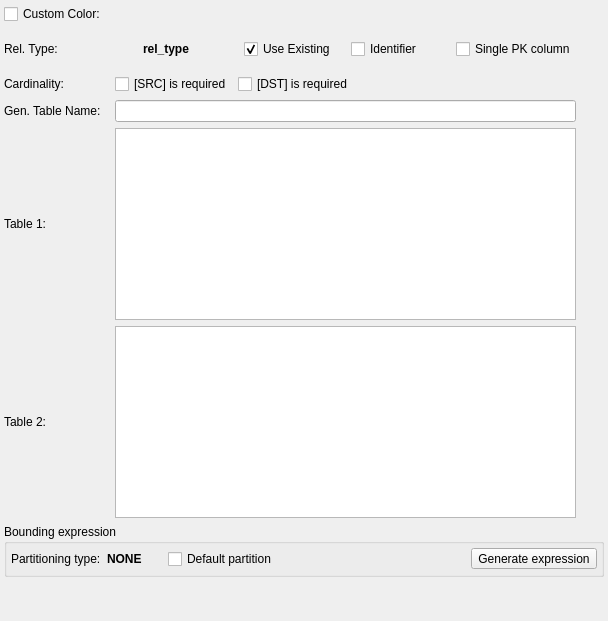
     <widget class="QWidget" name="tab">
      <attribute name="title">
       <string>General</string>
      </attribute>
      <layout class="QGridLayout" name="gridLayout_3">
       <property name="leftMargin">
        <number>4</number>
       </property>
       <property name="topMargin">
        <number>4</number>
       </property>
       <property name="rightMargin">
        <number>4</number>
       </property>
       <property name="bottomMargin">
        <number>4</number>
       </property>
       <property name="spacing">
        <number>6</number>
       </property>
       <item row="4" column="0">
        <widget class="QLabel" name="ref_table_lbl">
         <property name="sizePolicy">
          <sizepolicy hsizetype="Preferred" vsizetype="Preferred">
           <horstretch>0</horstretch>
           <verstretch>0</verstretch>
          </sizepolicy>
         </property>
         <property name="minimumSize">
          <size>
           <width>0</width>
           <height>0</height>
          </size>
         </property>
         <property name="maximumSize">
          <size>
           <width>16777215</width>
           <height>16777215</height>
          </size>
         </property>
         <property name="text">
          <string>Table 1:</string>
         </property>
        </widget>
       </item>
       <item row="3" column="2">
        <widget class="QWidget" name="gen_tab_name_hint" native="true">
         <property name="sizePolicy">
          <sizepolicy hsizetype="Fixed" vsizetype="Fixed">
           <horstretch>0</horstretch>
           <verstretch>0</verstretch>
          </sizepolicy>
         </property>
         <property name="minimumSize">
          <size>
           <width>22</width>
           <height>22</height>
          </size>
         </property>
         <property name="maximumSize">
          <size>
           <width>22</width>
           <height>22</height>
          </size>
         </property>
        </widget>
       </item>
       <item row="2" column="0">
        <widget class="QLabel" name="card_lbl">
         <property name="sizePolicy">
          <sizepolicy hsizetype="Preferred" vsizetype="Preferred">
           <horstretch>0</horstretch>
           <verstretch>0</verstretch>
          </sizepolicy>
         </property>
         <property name="minimumSize">
          <size>
           <width>0</width>
           <height>0</height>
          </size>
         </property>
         <property name="maximumSize">
          <size>
           <width>16777215</width>
           <height>16777215</height>
          </size>
         </property>
         <property name="text">
          <string>Cardinality:</string>
         </property>
        </widget>
       </item>
       <item row="3" column="0">
        <widget class="QLabel" name="relnn_tab_name_lbl">
         <property name="sizePolicy">
          <sizepolicy hsizetype="Preferred" vsizetype="Preferred">
           <horstretch>0</horstretch>
           <verstretch>0</verstretch>
          </sizepolicy>
         </property>
         <property name="minimumSize">
          <size>
           <width>0</width>
           <height>0</height>
          </size>
         </property>
         <property name="maximumSize">
          <size>
           <width>16777215</width>
           <height>16777215</height>
          </size>
         </property>
         <property name="toolTip">
          <string>Name of the table generated from many to many relationship</string>
         </property>
         <property name="text">
          <string>Gen. Table Name:</string>
         </property>
        </widget>
       </item>
       <item row="1" column="0">
        <widget class="QLabel" name="rel_type_lbl">
         <property name="sizePolicy">
          <sizepolicy hsizetype="Preferred" vsizetype="Preferred">
           <horstretch>0</horstretch>
           <verstretch>0</verstretch>
          </sizepolicy>
         </property>
         <property name="minimumSize">
          <size>
           <width>105</width>
           <height>0</height>
          </size>
         </property>
         <property name="maximumSize">
          <size>
           <width>105</width>
           <height>16777215</height>
          </size>
         </property>
         <property name="text">
          <string>Rel. Type:</string>
         </property>
        </widget>
       </item>
       <item row="6" column="2">
        <widget class="QWidget" name="recv_table_hint" native="true">
         <property name="sizePolicy">
          <sizepolicy hsizetype="Fixed" vsizetype="Fixed">
           <horstretch>0</horstretch>
           <verstretch>0</verstretch>
          </sizepolicy>
         </property>
         <property name="minimumSize">
          <size>
           <width>22</width>
           <height>22</height>
          </size>
         </property>
         <property name="maximumSize">
          <size>
           <width>22</width>
           <height>22</height>
          </size>
         </property>
        </widget>
       </item>
       <item row="6" column="0">
        <widget class="QLabel" name="recv_table_lbl">
         <property name="sizePolicy">
          <sizepolicy hsizetype="Preferred" vsizetype="Preferred">
           <horstretch>0</horstretch>
           <verstretch>0</verstretch>
          </sizepolicy>
         </property>
         <property name="minimumSize">
          <size>
           <width>0</width>
           <height>0</height>
          </size>
         </property>
         <property name="maximumSize">
          <size>
           <width>16777215</width>
           <height>16777215</height>
          </size>
         </property>
         <property name="text">
          <string>Table 2:</string>
         </property>
        </widget>
       </item>
       <item row="2" column="1" colspan="2">
        <layout class="QHBoxLayout" name="horizontalLayout_2">
         <item>
          <widget class="QCheckBox" name="table1_mand_chk">
           <property name="sizePolicy">
            <sizepolicy hsizetype="Fixed" vsizetype="Fixed">
             <horstretch>0</horstretch>
             <verstretch>0</verstretch>
            </sizepolicy>
           </property>
           <property name="text">
            <string>[SRC] is required</string>
           </property>
          </widget>
         </item>
         <item>
          <widget class="QCheckBox" name="table2_mand_chk">
           <property name="sizePolicy">
            <sizepolicy hsizetype="Expanding" vsizetype="Fixed">
             <horstretch>0</horstretch>
             <verstretch>0</verstretch>
            </sizepolicy>
           </property>
           <property name="text">
            <string>[DST] is required</string>
           </property>
          </widget>
         </item>
        </layout>
       </item>
       <item row="1" column="1" colspan="2">
        <layout class="QHBoxLayout" name="horizontalLayout">
         <item>
          <widget class="QLabel" name="rel_icon_lbl">
           <property name="minimumSize">
            <size>
             <width>22</width>
             <height>22</height>
            </size>
           </property>
           <property name="maximumSize">
            <size>
             <width>22</width>
             <height>22</height>
            </size>
           </property>
           <property name="scaledContents">
            <bool>true</bool>
           </property>
          </widget>
         </item>
         <item>
          <widget class="QLabel" name="rel_type_name_lbl">
           <property name="font">
            <font>
             <weight>75</weight>
             <bold>true</bold>
            </font>
           </property>
           <property name="text">
            <string>rel_type</string>
           </property>
          </widget>
         </item>
         <item>
          <spacer name="horizontalSpacer">
           <property name="orientation">
            <enum>Qt::Horizontal</enum>
           </property>
           <property name="sizeHint" stdset="0">
            <size>
             <width>40</width>
             <height>20</height>
            </size>
           </property>
          </spacer>
         </item>
         <item>
          <widget class="QWidget" name="use_existing_wgt" native="true">
           <layout class="QHBoxLayout" name="horizontalLayout_6">
            <item>
             <widget class="QCheckBox" name="use_existing_chk">
              <property name="statusTip">
               <string>Use existing columns when linking.</string>
              </property>
              <property name="text">
               <string>Use Existing</string>
              </property>
              <property name="checked">
               <bool>true</bool>
              </property>
             </widget>
            </item>
           </layout>
          </widget>
         </item>
         <item>
          <widget class="QWidget" name="identifier_wgt" native="true">
           <property name="minimumSize">
            <size>
             <width>0</width>
             <height>0</height>
            </size>
           </property>
           <layout class="QHBoxLayout" name="horizontalLayout_3">
            <property name="leftMargin">
             <number>0</number>
            </property>
            <property name="topMargin">
             <number>0</number>
            </property>
            <property name="rightMargin">
             <number>0</number>
            </property>
            <property name="bottomMargin">
             <number>0</number>
            </property>
            <item>
             <widget class="QCheckBox" name="identifier_chk">
              <property name="sizePolicy">
               <sizepolicy hsizetype="Preferred" vsizetype="Fixed">
                <horstretch>0</horstretch>
                <verstretch>0</verstretch>
               </sizepolicy>
              </property>
              <property name="statusTip">
               <string>The receiver's primary key will be composed by the generated foreign key columns.</string>
              </property>
              <property name="text">
               <string>Identifier</string>
              </property>
             </widget>
            </item>
            <item>
             <widget class="QWidget" name="identifier_hint" native="true">
              <property name="sizePolicy">
               <sizepolicy hsizetype="Fixed" vsizetype="Fixed">
                <horstretch>0</horstretch>
                <verstretch>0</verstretch>
               </sizepolicy>
              </property>
              <property name="minimumSize">
               <size>
                <width>22</width>
                <height>22</height>
               </size>
              </property>
              <property name="maximumSize">
               <size>
                <width>22</width>
                <height>22</height>
               </size>
              </property>
             </widget>
            </item>
           </layout>
          </widget>
         </item>
         <item>
          <widget class="QWidget" name="single_pk_wgt" native="true">
           <property name="minimumSize">
            <size>
             <width>0</width>
             <height>0</height>
            </size>
           </property>
           <layout class="QHBoxLayout" name="horizontalLayout_4">
            <property name="leftMargin">
             <number>0</number>
            </property>
            <property name="topMargin">
             <number>0</number>
            </property>
            <property name="rightMargin">
             <number>0</number>
            </property>
            <property name="bottomMargin">
             <number>0</number>
            </property>
            <item>
             <widget class="QCheckBox" name="single_pk_chk">
              <property name="sizePolicy">
               <sizepolicy hsizetype="Preferred" vsizetype="Fixed">
                <horstretch>0</horstretch>
                <verstretch>0</verstretch>
               </sizepolicy>
              </property>
              <property name="statusTip">
               <string>Instead of create a multi-valued primary key with the generated foreign keys columns a single column is created and used as primary key.</string>
              </property>
              <property name="text">
               <string>Single PK column</string>
              </property>
             </widget>
            </item>
            <item>
             <widget class="QWidget" name="single_pk_hint" native="true">
              <property name="sizePolicy">
               <sizepolicy hsizetype="Fixed" vsizetype="Fixed">
                <horstretch>0</horstretch>
                <verstretch>0</verstretch>
               </sizepolicy>
              </property>
              <property name="minimumSize">
               <size>
                <width>22</width>
                <height>22</height>
               </size>
              </property>
              <property name="maximumSize">
               <size>
                <width>22</width>
                <height>22</height>
               </size>
              </property>
             </widget>
            </item>
           </layout>
          </widget>
         </item>
        </layout>
       </item>
       <item row="0" column="0">
        <widget class="QCheckBox" name="custom_color_chk">
         <property name="text">
          <string>Custom Color:</string>
         </property>
        </widget>
       </item>
       <item row="3" column="1">
        <widget class="QLineEdit" name="relnn_tab_name_edt">
         <property name="toolTip">
          <string/>
         </property>
         <property name="statusTip">
          <string>Name of the table generated from many to many relationship</string>
         </property>
         <property name="clearButtonEnabled">
          <bool>true</bool>
         </property>
        </widget>
       </item>
       <item row="4" column="2">
        <widget class="QWidget" name="ref_table_hint" native="true">
         <property name="sizePolicy">
          <sizepolicy hsizetype="Fixed" vsizetype="Fixed">
           <horstretch>0</horstretch>
           <verstretch>0</verstretch>
          </sizepolicy>
         </property>
         <property name="minimumSize">
          <size>
           <width>22</width>
           <height>22</height>
          </size>
         </property>
         <property name="maximumSize">
          <size>
           <width>22</width>
           <height>22</height>
          </size>
         </property>
        </widget>
       </item>
       <item row="6" column="1">
        <widget class="QPlainTextEdit" name="recv_table_txt">
         <property name="sizePolicy">
          <sizepolicy hsizetype="Expanding" vsizetype="Fixed">
           <horstretch>0</horstretch>
           <verstretch>0</verstretch>
          </sizepolicy>
         </property>
         <property name="minimumSize">
          <size>
           <width>0</width>
           <height>0</height>
          </size>
         </property>
         <property name="maximumSize">
          <size>
           <width>16777215</width>
           <height>16777215</height>
          </size>
         </property>
         <property name="font">
          <font>
           <italic>true</italic>
          </font>
         </property>
         <property name="verticalScrollBarPolicy">
          <enum>Qt::ScrollBarAlwaysOff</enum>
         </property>
         <property name="horizontalScrollBarPolicy">
          <enum>Qt::ScrollBarAlwaysOff</enum>
         </property>
        </widget>
       </item>
       <item row="4" column="1">
        <widget class="QPlainTextEdit" name="ref_table_txt">
         <property name="sizePolicy">
          <sizepolicy hsizetype="Expanding" vsizetype="Fixed">
           <horstretch>0</horstretch>
           <verstretch>0</verstretch>
          </sizepolicy>
         </property>
         <property name="minimumSize">
          <size>
           <width>0</width>
           <height>0</height>
          </size>
         </property>
         <property name="maximumSize">
          <size>
           <width>16777215</width>
           <height>16777215</height>
          </size>
         </property>
         <property name="font">
          <font>
           <italic>true</italic>
          </font>
         </property>
         <property name="verticalScrollBarPolicy">
          <enum>Qt::ScrollBarAlwaysOff</enum>
         </property>
         <property name="horizontalScrollBarPolicy">
          <enum>Qt::ScrollBarAlwaysOff</enum>
         </property>
        </widget>
       </item>
       <item row="10" column="0" colspan="3">
        <spacer name="verticalSpacer">
         <property name="orientation">
          <enum>Qt::Vertical</enum>
         </property>
         <property name="sizeType">
          <enum>QSizePolicy::Expanding</enum>
         </property>
         <property name="sizeHint" stdset="0">
          <size>
           <width>20</width>
           <height>40</height>
          </size>
         </property>
        </spacer>
       </item>
       <item row="7" column="0" rowspan="2" colspan="3">
        <widget class="QGroupBox" name="part_bound_expr_gb">
         <property name="title">
          <string>Bounding expression</string>
         </property>
         <layout class="QGridLayout" name="gridLayout_7">
          <property name="leftMargin">
           <number>4</number>
          </property>
          <property name="topMargin">
           <number>4</number>
          </property>
          <property name="rightMargin">
           <number>4</number>
          </property>
          <property name="bottomMargin">
           <number>4</number>
          </property>
          <item row="0" column="0">
           <layout class="QHBoxLayout" name="horizontalLayout_5">
            <item>
             <widget class="QLabel" name="label">
              <property name="text">
               <string>Partitioning type:</string>
              </property>
             </widget>
            </item>
            <item>
             <widget class="QLabel" name="part_type_lbl">
              <property name="font">
               <font>
                <weight>75</weight>
                <bold>true</bold>
               </font>
              </property>
              <property name="text">
               <string>NONE</string>
              </property>
             </widget>
            </item>
            <item>
             <spacer name="horizontalSpacer_3">
              <property name="orientation">
               <enum>Qt::Horizontal</enum>
              </property>
              <property name="sizeType">
               <enum>QSizePolicy::Fixed</enum>
              </property>
              <property name="sizeHint" stdset="0">
               <size>
                <width>20</width>
                <height>20</height>
               </size>
              </property>
             </spacer>
            </item>
            <item>
             <widget class="QCheckBox" name="default_part_chk">
              <property name="statusTip">
               <string>Default partitions are only supported on &lt;strong&gt;PostgreSQL 11+&lt;/strong&gt;. Using this option and exporting the code to PostgreSQL 10 syntax errors will be raised.</string>
              </property>
              <property name="text">
               <string>Default partition</string>
              </property>
             </widget>
            </item>
            <item>
             <widget class="QWidget" name="default_part_hint" native="true">
              <property name="sizePolicy">
               <sizepolicy hsizetype="Fixed" vsizetype="Fixed">
                <horstretch>0</horstretch>
                <verstretch>0</verstretch>
               </sizepolicy>
              </property>
              <property name="minimumSize">
               <size>
                <width>22</width>
                <height>22</height>
               </size>
              </property>
              <property name="maximumSize">
               <size>
                <width>22</width>
                <height>22</height>
               </size>
              </property>
             </widget>
            </item>
            <item>
             <spacer name="horizontalSpacer_2">
              <property name="orientation">
               <enum>Qt::Horizontal</enum>
              </property>
              <property name="sizeHint" stdset="0">
               <size>
                <width>40</width>
                <height>20</height>
               </size>
              </property>
             </spacer>
            </item>
            <item>
             <widget class="QToolButton" name="gen_bound_expr_tb">
              <property name="toolTip">
               <string>Generate the partition bounding expression based upon the partitioning type in use.</string>
              </property>
              <property name="text">
               <string>Generate expression</string>
              </property>
              <property name="icon">
               <iconset resource="../res/resources.qrc">
                <normaloff>:/icones/icones/codigosql.png</normaloff>:/icones/icones/codigosql.png</iconset>
              </property>
              <property name="iconSize">
               <size>
                <width>22</width>
                <height>22</height>
               </size>
              </property>
              <property name="toolButtonStyle">
               <enum>Qt::ToolButtonTextBesideIcon</enum>
              </property>
             </widget>
            </item>
           </layout>
          </item>
         </layout>
        </widget>
       </item>
      </layout>
     </widget>
